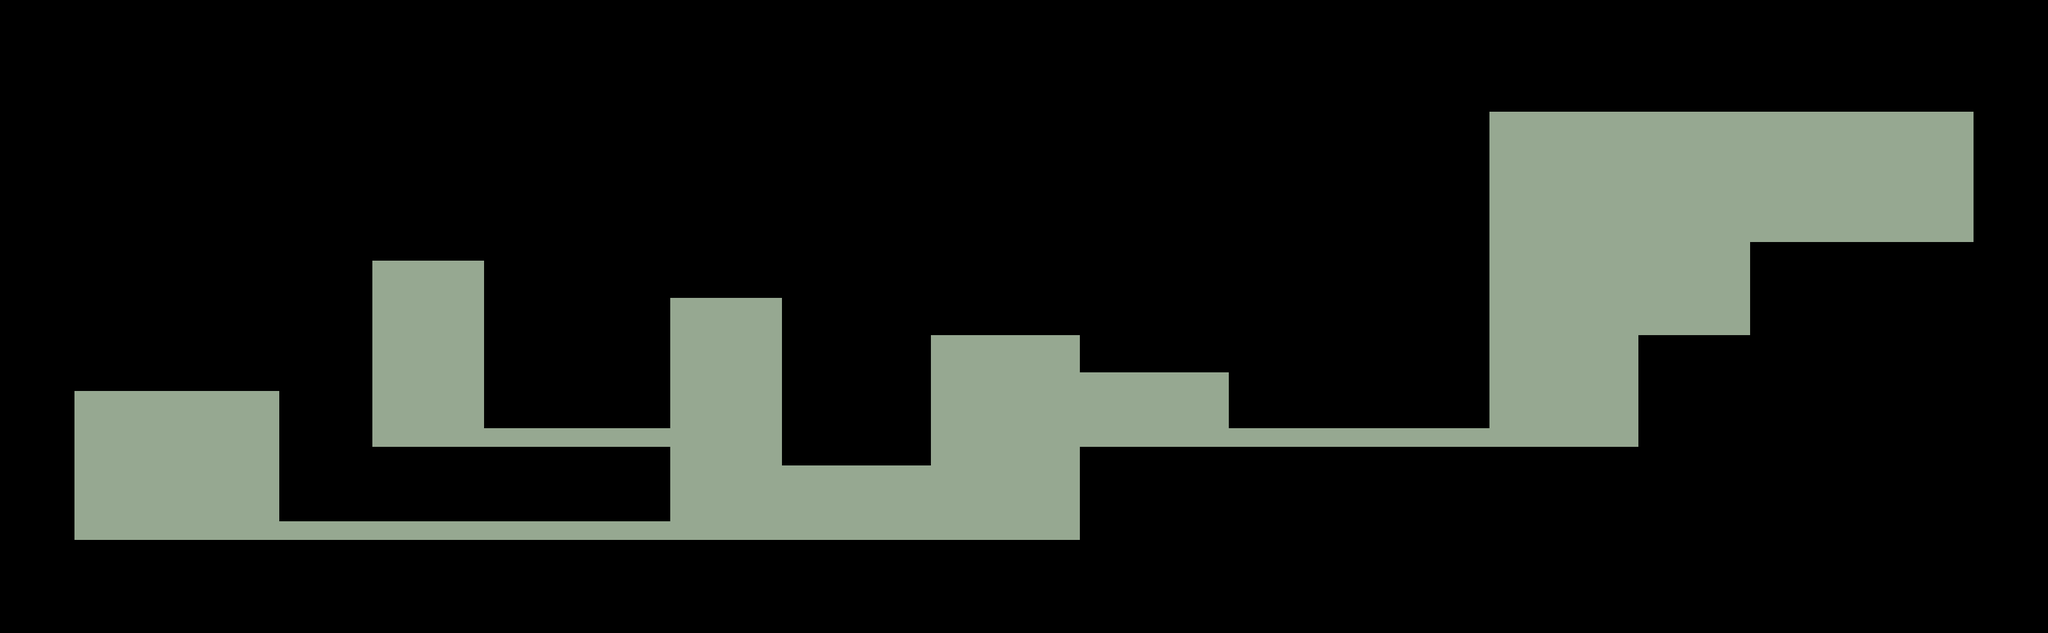

This game map was drawn from its Tiled (.tmx) file and the tilesets committed beside it. A one-line description and the trimmed map source follow:
An orthogonal 110x34 tile map with 32x32 px tiles, 4 tile layers (Tiles 4, Tiles 3, Tiles 2 (Game), Tiles 1), 2 tilesets and 25 objects.

<map version="1.0" orientation="orthogonal" width="110" height="34" tilewidth="32" tileheight="32" backgroundcolor="#96a891">
 <tileset firstgid="1" name="plantcave" tilewidth="32" tileheight="32">
  <image source="Tilesets/tilesetplantcave.png" width="256" height="256" />
 </tileset>
 <tileset firstgid="65" name="plants" tilewidth="32" tileheight="32">
  <image source="Tilesets/PlantsTileset.png" width="256" height="256" />
 </tileset>
 <layer name="Tiles 4" width="110" height="34">
  <data>[3740 cells, 0 non-empty, 0 distinct tile ids]</data>
 </layer>
 <layer name="Tiles 3" width="110" height="34">
  <data>[3740 cells, 0 non-empty, 0 distinct tile ids]</data>
 </layer>
 <layer name="Tiles 2 (Game)" width="110" height="34">
  <data>[3740 cells, 3017 non-empty, 1 distinct tile ids]</data>
 </layer>
 <layer name="Tiles 1" width="110" height="34">
  <data>[3740 cells, 0 non-empty, 0 distinct tile ids]</data>
 </layer>
 <objectgroup name="Collider" width="110" height="34">
  <object x="0" y="0" width="2560" height="448" />
  <object x="2560" y="0" width="960" height="192" />
  <object x="3392" y="192" width="128" height="896" />
  <object x="3008" y="416" width="384" height="672" />
  <object x="2816" y="576" width="192" height="512" />
  <object x="1856" y="768" width="960" height="320" />
  <object x="128" y="928" width="1728" height="160" />
  <object x="0" y="448" width="128" height="640" />
  <object x="128" y="448" width="512" height="224" />
  <object x="480" y="672" width="160" height="224" />
  <object x="640" y="768" width="512" height="128" />
  <object x="832" y="448" width="320" height="288" />
  <object x="2112" y="448" width="448" height="288" />
  <object x="1856" y="448" width="256" height="192" />
  <object x="1600" y="448" width="256" height="128" />
  <object x="1344" y="448" width="256" height="352" />
  <object x="1152" y="448" width="192" height="64" />
 </objectgroup>
 <objectgroup name="Bounds" width="110" height="34">
  <object x="0" y="0">
   <ellipse />
  </object>
  <object x="3520" y="1088">
   <ellipse />
  </object>
 </objectgroup>
 <objectgroup name="Lumens" width="110" height="34">
  <object x="736" y="608">
   <ellipse />
  </object>
  <object x="2688" y="512">
   <ellipse />
  </object>
 </objectgroup>
 <objectgroup name="Portal" width="110" height="34" />
 <objectgroup name="PlantaCospeBaixo" width="110" height="34">
  <object x="2688" y="192">
   <ellipse />
  </object>
 </objectgroup>
 <objectgroup name="PedraVertical" width="110" height="34">
  <object x="1376" y="928">
   <ellipse />
  </object>
  <object x="1888" y="768">
   <ellipse />
  </object>
 </objectgroup>
 <objectgroup name="PluStart" width="110" height="34">
  <object x="256" y="896" width="32" height="32">
   <ellipse />
  </object>
 </objectgroup>
</map>
